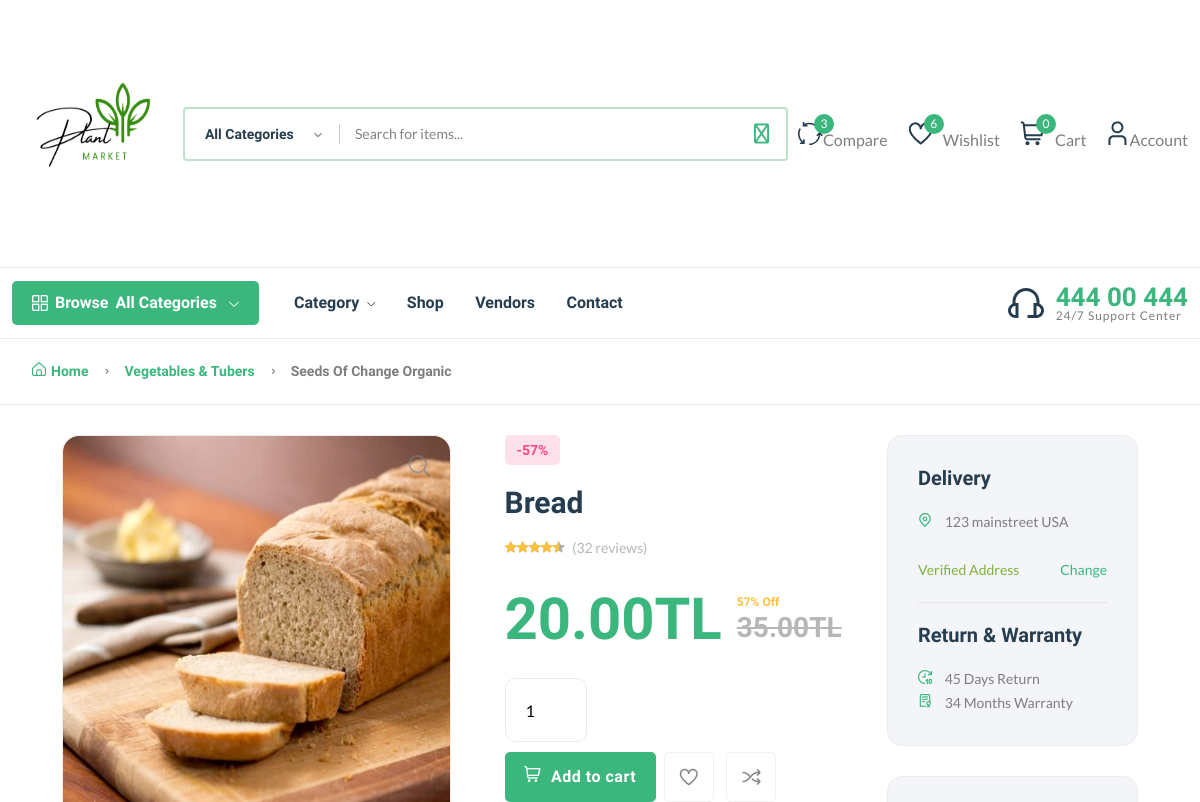
Before: /product/c3dh45bffe (signed in, upper part) with the older database file.
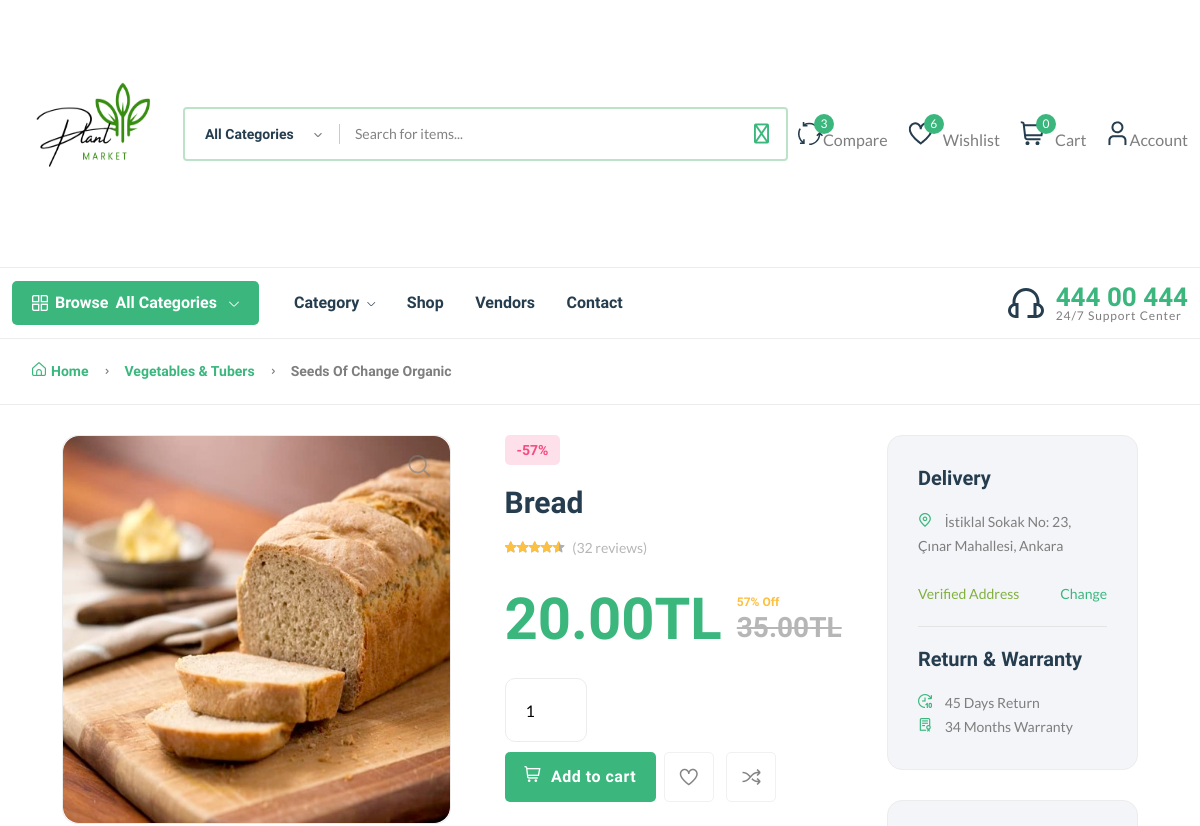
After: the same page with the newer database file.
### core/models.py (models this page shows)
class Address(models.Model):
    user = models.ForeignKey(User, on_delete=models.SET_NULL, null=True)
    address = models.CharField(max_length=100, null=True)
    status = models.BooleanField(default=False)
    class Meta:
        verbose_name_plural = "Address"

### core/views.py (the view)
# urls.py: path("product/<pid>", product_detail_view, name="product-detail"),
def product_detail_view(request, pid):
    product = Product.objects.get(pid=pid)
    products = Product.objects.filter(category=product.category).exclude(pid=pid)
    reviews = ProductReview.objects.filter(product=product).order_by("-date")
    average_rating = ProductReview.objects.filter(product=product).aggregate(rating=Avg('rating'))
    review_form = ProductReviewForm()
    make_review = True
    if request.user.is_authenticated:
        user_review_count = ProductReview.objects.filter(user=request.user, product=product).count()
        if user_review_count > 0:
            make_review = False
    p_image = product.p_images.all()
    context = {
        "p": product,
        "make_review":make_review,
        "review_form": review_form,
        "p_image": p_image,
        "average_rating": average_rating,
        "reviews" : reviews,
        "products" : products,
    }
    return render(request, "core/product-detail.html", context)

### core/forms.py
class ProductReviewForm(forms.ModelForm):
    review = forms.CharField(widget=forms.Textarea(attrs={'placeholder': "write review"}))
    class Meta:
        model = ProductReview
        fields = ['review','rating']

### core/context_processor.py (called while the page is built)
def default(request):
    categories = Category.objects.all()
    vendors = Vendor.objects.all()
    min_max_price = Product.objects.aggregate(Min("price"), Max("price"))
    try:
        address = Address.objects.get(user=request.user)
    except:
        address = None
    return {
        'categories':categories,
        'address':address,
        'vendors':vendors,
        'min_max_price':min_max_price,
    }

### core/models.py (called while the page is built)
    def get_precentage(self):
        new_price = (self.price / self.old_price) * 100
        return new_price

### templates/core/product-detail.html (shortened to what the changed rows need)
{% extends 'partials/base.html' %}
{% load static %}
{% block content %}
    <main class="main">
        <div class="container mb-30">
            <div class="row">
                <div class="col-xl-11 col-lg-12 m-auto">
                    <div class="row">
                        <div class="col-xl-9">
                            <div class="product-detail accordion-detail">
                                <div class="row mb-50 mt-30">
                                    <div class="col-md-6 col-sm-12 col-xs-12">
                                        <div class="detail-info pr-30 pl-30">
                                            <h2 class="title-detail">{{p.title}}</h2>
                                        </div>
                                    </div>
                                </div>
                            </div>
                        </div>
                        <div class="col-xl-3 primary-sidebar sticky-sidebar mt-30">
                            <div class="sidebar-widget widget-delivery mb-30 bg-grey-9 box-shadow-none">
                                <ul>
                                    <li>
                                        <i class="fi fi-rs-marker mr-10 text-brand"></i>
                                        <span>
                                            {{address.address}} <br />
                                            <br />
                                                {% if address.status == True %}
                                                <span class="text-success">Verified Address</span>
                                                {% else %}
                                                <span class="text-danger">Unverified Address</span>
                                                {% endif %}
                                        </span>
                                        <a href="#" class="change float-end">Change</a>
                                    </li>
                                </ul>
                            </div>
                        </div>
                    </div>
                </div>
            </div>
        </div>
    </main>
{% endblock content %}

Changed rows visible on the page:
changed Address: address "123 mainstreet USA" → "İstiklal Sokak No: 23, Çınar Mahallesi, Ankara"
